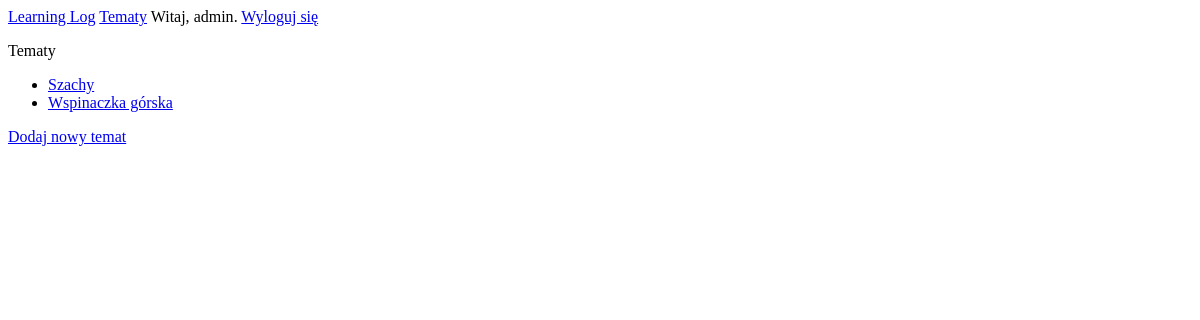
The app's page /topics/ (signed in), older data.
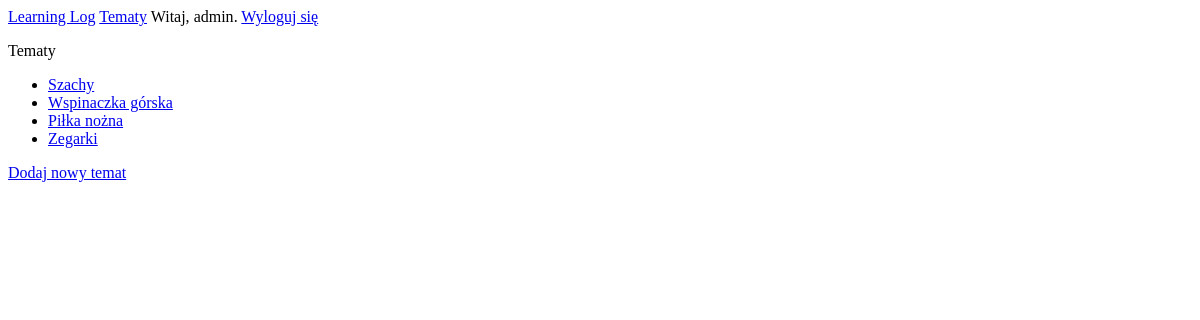
The same page, newer data.
### learning_logs/models.py (models this page shows)
class Topic(models.Model):
    text = models.CharField(max_length=200)
    date_added = models.DateTimeField(auto_now_add=True)
    def __str__(self):
        return self.text

### learning_logs/views.py (the view)
# urls.py: path('topics/',views.topics, name='topics'),
def topics(request):
    topics = Topic.objects.order_by('date_added')
    context = {'topics': topics}
    return render(request,'learning_logs/topics.html',context)

### learning_logs/templates/learning_logs/topics.html
{% extends "learning_logs/base.html" %} {% block content %}
<p>Tematy</p>
<ul>
  {% for topic in topics %}
  <li>
    <a href="{% url 'learning_logs:topic' topic.id %}">{{ topic }}</a>
  </li>
  {% empty %}
  <li>Nie został jeszcze dodany żaden temat.</li>
  {% endfor %}
</ul>
<a href="{% url 'learning_logs:new_topic' %}">Dodaj nowy temat</a>
{% endblock content %}

Row changes from the older to the newer data that the page shows:
added Topic: text "Piłka nożna"
added Topic: text "Zegarki"
